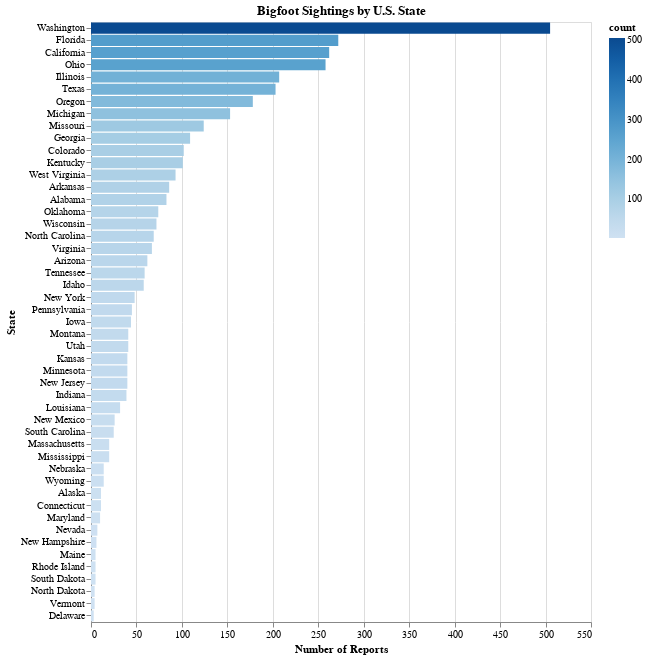

Here is the notebook cell this chart was saved with:
### Markdown cell above
## Visualization 2

**Description:**

The second visualization is a bar chart showing the total number of Bigfoot sightings in each U.S state. Each horizontal bar represents a state, and the length is the total number of sightings in that state. This plot can help identify some geography information and show which states have more sightings. 

**Design Choices:**

-The X-axis of this chart is quantitative, and is encoded with the number of sightings.

-The Y-axis is encoded as nominal categorical variables, since the labels are state names and don't have an inherent numeric order assigned to them. I sorted the bars in descending order to show the states with the most sightings on the top of the graph. 

-The color is also quantitative, and has a sequential blue color scale for a similar reason as the first chart: to show the magnitude of the sightings and make the contrast easier to visually compare them. From this choice, it is easily understood that Washington has far more sightings than any other state even without looking at the actual number of reports. 

-The data was aggregated by state, and this chart is static, and not interactable. The horizontal orientation, compared to vertical, makes it easier to read the states and make the chart overall easier to read and understand.

### Code cell
sightings_by_state = df.groupby('state').size().reset_index(name='count')

chart2 = alt.Chart(sightings_by_state).mark_bar().encode(
    y=alt.Y('state:N', sort='-x', title='State'),
    x=alt.X('count:Q', title='Number of Reports'),
    color=alt.Color('count:Q', scale=alt.Scale(scheme='blues'))
).properties(
    title='Bigfoot Sightings by U.S. State',
    width=500,
    height=600
)
chart2

### Figure 1 — Vega-Lite specification as saved in the notebook (floating-point values rounded to 4 significant figures)
{"config": {"view": {"continuousWidth": 300, "continuousHeight": 300}}, "data": {"name": "data-b0939d0282ec68f304aedc8cc044696e"}, "mark": {"type": "bar"}, "encoding": {"color": {"field": "count", "scale": {"scheme": "blues"}, "type": "quantitative"}, "x": {"field": "count", "title": "Number of Reports", "type": "quantitative"}, "y": {"field": "state", "sort": "-x", "title": "State", "type": "nominal"}}, "height": 600, "title": "Bigfoot Sightings by U.S. State", "width": 500, "$schema": "https://vega.github.io/schema/vega-lite/v5.20.1.json", "datasets": {"data-b0939d0282ec68f304aedc8cc044696e": [{"state": "Alabama", "count": 83}, {"state": "Alaska", "count": 11}, {"state": "Arizona", "count": 62}, {"state": "Arkansas", "count": 86}, {"state": "California", "count": 262}, {"state": "Colorado", "count": 102}, {"state": "Connecticut", "count": 11}, {"state": "Delaware", "count": 3}, {"state": "Florida", "count": 272}, {"state": "Georgia", "count": 109}, {"state": "Idaho", "count": 58}, {"state": "Illinois", "count": 207}, {"state": "Indiana", "count": 39}, {"state": "Iowa", "count": 44}, {"state": "Kansas", "count": 40}, {"state": "Kentucky", "count": 101}, {"state": "Louisiana", "count": 32}, {"state": "Maine", "count": 5}, {"state": "Maryland", "count": 10}, {"state": "Massachusetts", "count": 20}, {"state": "Michigan", "count": 153}, {"state": "Minnesota", "count": 40}, {"state": "Mississippi", "count": 20}, {"state": "Missouri", "count": 124}, {"state": "Montana", "count": 41}, {"state": "Nebraska", "count": 14}, {"state": "Nevada", "count": 7}, {"state": "New Hampshire", "count": 6}, {"state": "New Jersey", "count": 40}, {"state": "New Mexico", "count": 26}, {"state": "New York", "count": 48}, {"state": "North Carolina", "count": 69}, {"state": "North Dakota", "count": 4}, {"state": "Ohio", "count": 258}, {"state": "Oklahoma", "count": 74}, {"state": "Oregon", "count": 178}, {"state": "Pennsylvania", "count": 45}, {"state": "Rhode Island", "count": 5}, {"state": "South Carolina", "count": 25}, {"state": "South Dakota", "count": 5}, {"state": "Tennessee", "count": 59}, {"state": "Texas", "count": 203}, {"state": "Utah", "count": 41}, {"state": "Vermont", "count": 4}, {"state": "Virginia", "count": 67}, {"state": "Washington", "count": 505}, {"state": "West Virginia", "count": 93}, {"state": "Wisconsin", "count": 72}, {"state": "Wyoming", "count": 14}]}}
